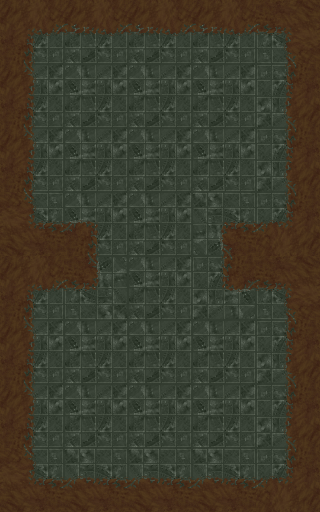

Tiled map render using the project's own tile images. Description and the whole map definition, tile-layer contents included, below:
An orthogonal 5x8 tile map with 64x64 px tiles, 1 tile layer (Ground).

<map version="1.10" tiledversion="1.11.2" orientation="orthogonal" renderorder="right-down" width="5" height="8" tilewidth="64" tileheight="64" infinite="0" nextlayerid="2" nextobjectid="1">
 <tileset firstgid="1" source="TileSet1.tsx" />
 <layer id="1" name="Ground" width="5" height="8">
  <data encoding="csv">
6,2,2,2,7,
3,1,1,1,5,
3,1,1,1,5,
9,11,1,14,8,
6,12,1,13,7,
3,1,1,1,5,
3,1,1,1,5,
9,4,4,4,8
</data>
 </layer>
</map>
